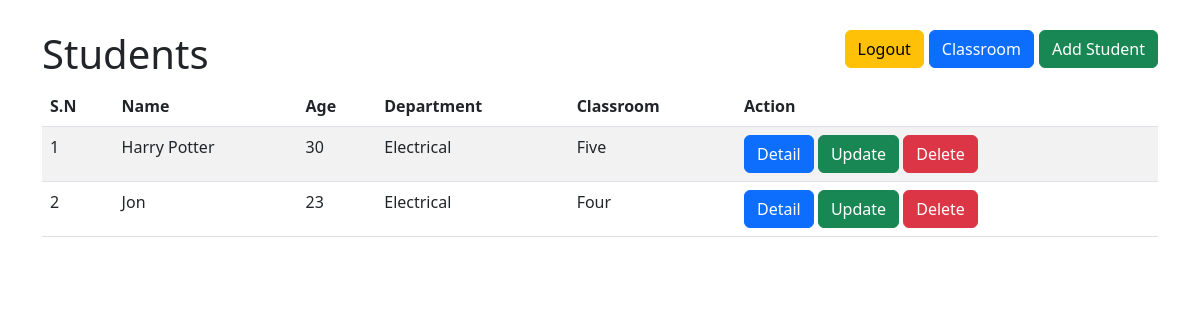
The page /crud/ (signed in) on the database as committed earlier.
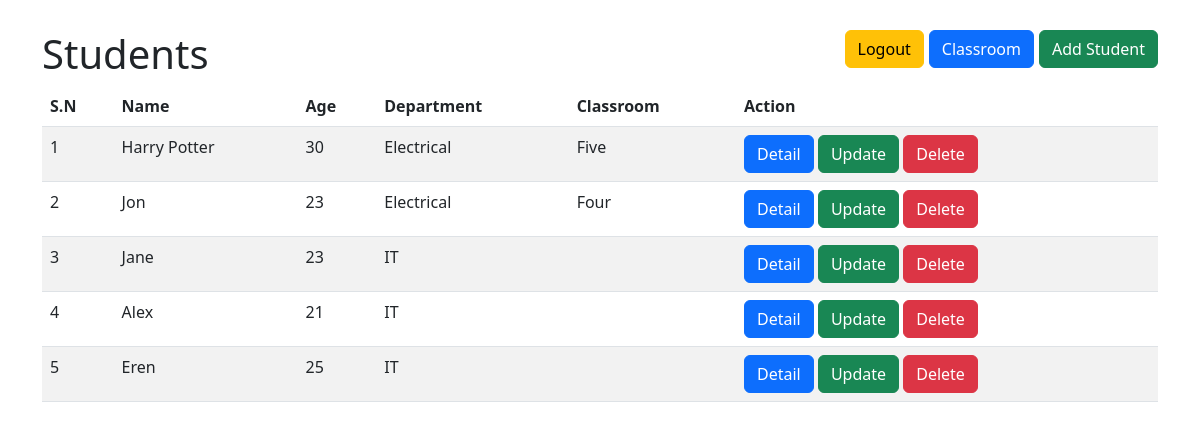
The same page on the database as committed later.
### myapp/models.py (models this page shows, shortened)
class Student(models.Model):
    name = models.CharField(max_length=50)
    profile_picture = models.FileField(upload_to="profile_pictures", null=True, blank=True)
    age = models.IntegerField()
    department = models.CharField(max_length=20)
    classroom = models.ForeignKey(ClassRoom, on_delete=models.CASCADE,
                                  related_name='classroom_students', null=True, blank=True)

class ClassRoom(models.Model):
    name = models.CharField(max_length=20)

### crud/views.py (the view)
# urls.py: path("", home, name="crud_home")
@login_required
def home(request):
    context = {
        "title": "Home",
        "students": Student.objects.all()
    }
    return render(request, 'crud/home.html', context=context)

### crud/templates/crud/home.html (shortened to what this page needs)
{% extends "form/base.html" %}
{% block content %}
    <div style="margin-top: 30px">
        <a href="{% url 'add_student' %}" class="btn btn-success" style="float: right; margin-left: 5px">Add Student</a>
        <a href="{% url 'crud_classroom' %}" class="btn btn-primary" style="float: right">Classroom</a>
        <a href="{% url 'logout_user' %}" class="btn btn-warning" style="float: right; margin-right: 5px">Logout</a>
        <h1>Students</h1>
    </div>
    <table class="table table-striped">
        <thead>
        <tr>
            <th scope="col">S.N</th>
            <th scope="col">Name</th>
            <th scope="col">Age</th>
            <th scope="col">Department</th>
            <th scope="col">Classroom</th>
            <th scope="col">Action</th>
        </tr>
        </thead>
        <tbody>
        {% for student in students %}
            <tr>
                <td>{{ forloop.counter }}</td>
                <td>{{ student.name }}</td>
                <td>{{ student.age }}</td>
                <td>{{ student.department }}</td>
                <td>{{ student.classroom.name }}</td>
                <td>
                    <a href="{% url 'detail_student' student.id %}" class="btn btn-primary">Detail</a>
                    <a href="{% url 'student_update' student.id %}" class="btn btn-success">Update</a>
                    <a href="{% url 'crud_student_delete' student.id %}" class="btn btn-danger">Delete</a>
                </td>
            </tr>
        {% endfor %}
        </tbody>
    </table>
{% endblock %}

Rows that differ between the two databases and show on the page:
added Student: name "Jane", age "23", department "IT"
added Student: name "Alex", age "21", department "IT"
added Student: name "Eren", age "25", department "IT"
